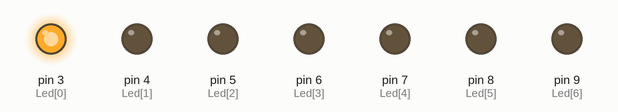
Simulated run of this sketch. Board: Arduino Uno, built with avr-gcc and run on an emulated ATmega328P. Shown: output pins drawn as LEDs (lit = HIGH).

Above: at 0.05 s.
At 0.45 s:
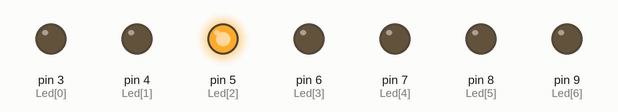
At 0.85 s:
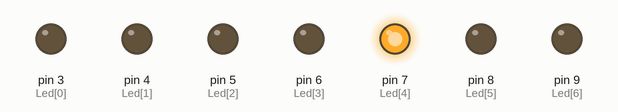
At 1.65 s:
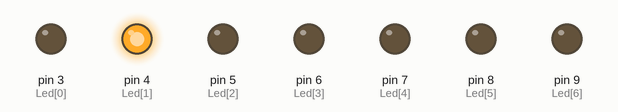
At 2.45 s:
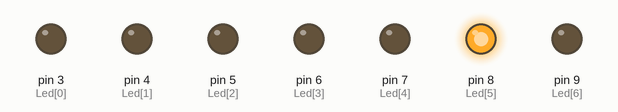
At 3.15 s:
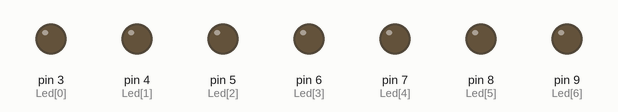
Timing chart, 0 to 3.5 s (numbered marks = the images above):
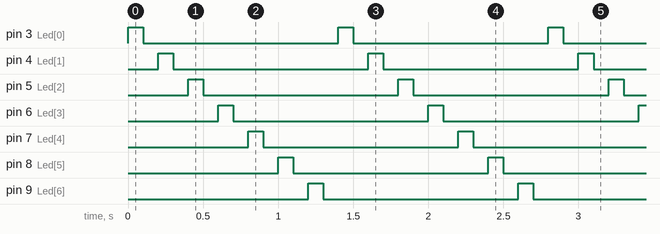

Measured:
- by itself, pin 3 (Led[0]), pin 4 (Led[1]), pin 5 (Led[2]), pin 6 (Led[3]), pin 7 (Led[4]), pin 8 (Led[5]), pin 9 (Led[6]): alternates HIGH for 0.10 s and LOW for 1.3 s
- by itself, everything shown: repeats every 1.4 s, in 14 steps

The sketch:

work.ino
```cpp
//My ID is 18101077
int Led[7] = {3, 4, 5, 6, 7, 8, 9};
void setup() {
  for (int i = 0; i <= 6; i++)
  {
    pinMode(Led[i], OUTPUT);
  }
}

void loop() {
  for (int i = 0; i <= 6; i++)
  {
    digitalWrite(Led[i], HIGH);
    delay(100);
    digitalWrite(Led[i], LOW);
    delay(100);
  }
}
```
